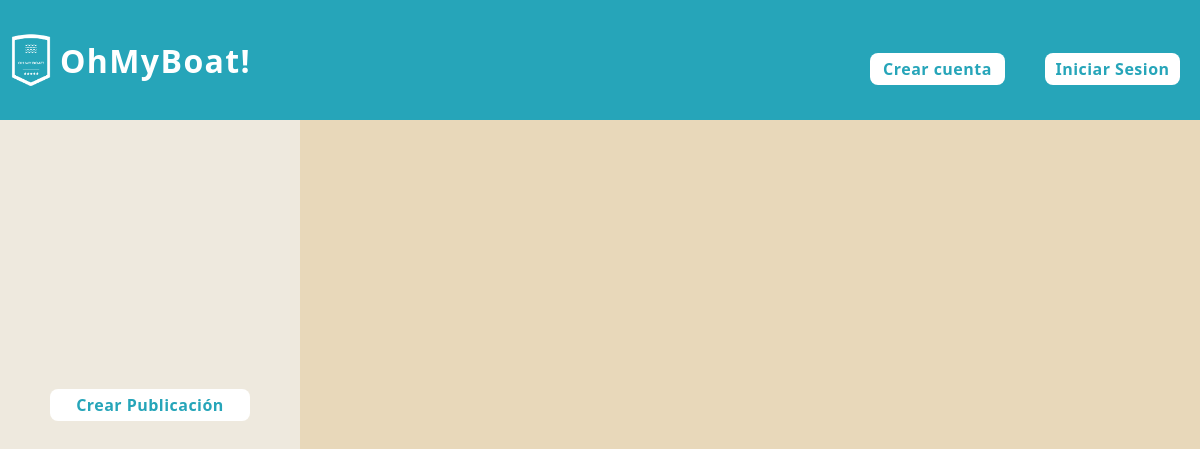
Page /home/ on the earlier database version.
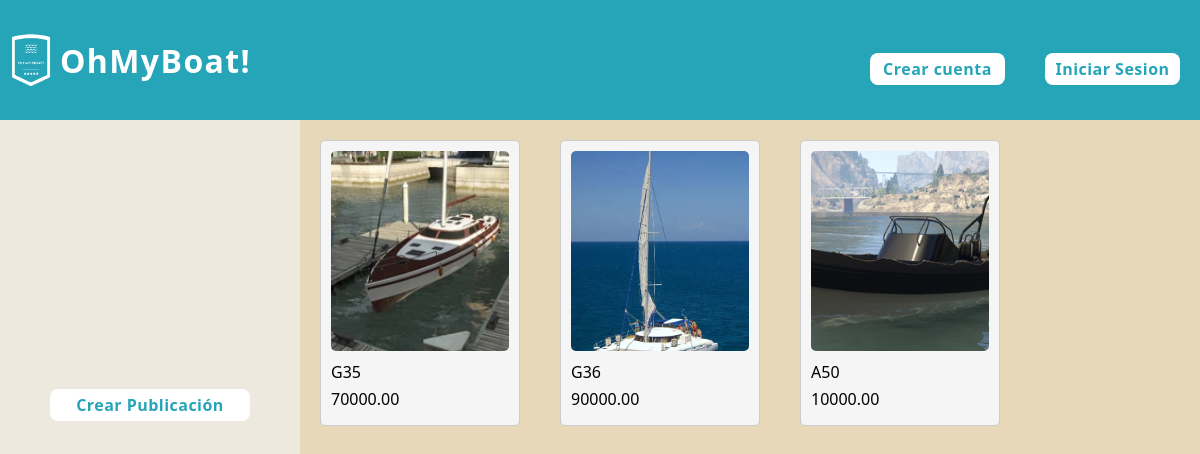
Same page on the later database version.
### publicaciones/models.py (models this page shows)
class Publicacion(models.Model):
    monto = models.DecimalField(max_digits=15, decimal_places=2, default=0)
    autor = models.ForeignKey(Usuario, on_delete=models.SET_NULL, null=True)
    embarcacion = models.OneToOneField(Embarcacion, on_delete=models.SET_NULL, null=True)
    descripcion = models.CharField(max_length=250)

### embarcaciones/models.py (models this page shows)
class Embarcacion(models.Model):
    matricula = models.CharField(max_length=100, unique=True)
    modelo = models.CharField(max_length=100)
    tipo = models.ForeignKey(TipoEmbarcacion, on_delete=models.SET_NULL, null=True)
    m_eslora = models.DecimalField(max_digits=5, decimal_places=2)
    m_manga = models.DecimalField(max_digits=5, decimal_places=2)
    m_calado = models.DecimalField(max_digits=5, decimal_places=2)
    motor = models.BooleanField(default=False)
    deuda = models.DecimalField(max_digits=10, decimal_places=2, default=0)
    sede = models.ForeignKey(Sede, on_delete=models.SET_NULL, null=True)
    dueño = models.ForeignKey(Usuario, on_delete=models.CASCADE)

### inicio/views.py (the view)
# urls.py: path('', include('inicio.urls')),
def inicio(request):
    publicaciones = Publicacion.objects.all()
    for publicacion in publicaciones:
        post_image = ImagenEmbarcacion.objects.filter(embarcacion=publicacion.embarcacion.id)
        publicacion.imagen = post_image[0].nombre_especifico
    return render(request, 'index.html', {'publicaciones' : publicaciones})

### inicio/templates/index.html (shortened to what this page needs)
{% extends 'layouts/base.html' %}
{% load static %}
{% block style %}
    <link rel="stylesheet" type="text/css" href="{% static 'styles/index_main.css' %}">
{% endblock %}
{% block listnav %}
    {% if request.user.is_authenticated %}
        <li class="modal"><a id="cerrar-sesion" class="normal"  href=""><i class="fa-solid fa-arrow-right-from-bracket"></i></a>
            <div id="mensaje-cerrar-sesion" class="mensaje" style="display: none;">
                <p>Estas seguro de cerrar la sesion?</p>
                <a href="{% url 'cerrar sesion' %}" class="buton2">Confirmar</a>
            </div>
        </li>
    {% else %}
        <li><a href="{% url 'crear cuenta' %}" class="buton">Crear cuenta</a></li>
        <li><a href="{% url 'iniciar sesion' %}" class="buton">Iniciar Sesion</a></li>
    {% endif %}
{% endblock %}
{% block content %}
    <aside>
        <ul>
            <li>
                <a href="{% url 'crear publicacion' %}" class="button">Crear Publicación</a>
            </li>
        </ul>
    </aside>
    {% if mensaje %}
        <div class="window-mensaje">
            <div class="mensaje-content">
                <p class="mensaje-content-text">{{ mensaje }}</p>
                <div class="mensaje-content-button"><a href="{% url 'home' %}">Aceptar</a></div>
            </div>
        </div>
    {% else %}
        <div class="publicacion-container">
            {% for post in publicaciones %}
                <div class="publicacion">
                    {% with 'imagenes_embarcaciones/'|add:post.imagen as ruta_imagen %}
                        <a href="{% url 'ver perfil' post.autor.id %}" >
                            <img src="{% static ruta_imagen %}">
                        </a>
                    {% endwith %}
                    <p>{{ post.embarcacion.modelo }}</p>
                    <p>{{ post.monto }}</p>
                </div>
            {% endfor %}
        </div>
    {% endif %}
{% endblock %}

### inicio/templates/layouts/base.html (shortened to what this page needs)
{% load static %}
<!DOCTYPE html>
<html lang="en">
<head>
    {% block style %}
    {% endblock %}
    <link rel="stylesheet" href="{% static 'static/header.css' %}">
    <link rel="stylesheet" href="{% static 'static/aside.css' %}">
    <link rel="stylesheet" type="text/css" href="{% static 'static/index_main.css' %}">
    <link rel="stylesheet" href="https://cdnjs.cloudflare.com/ajax/libs/font-awesome/6.5.2/css/all.min.css" />
</head>
<body>
    <header>
       <div>
        <a href="{% url 'home' %}">
            <div class="logo">
                <h1>OhMyBoat!</h1>
            </div>
        </a>
        <nav>
            <ul>
                {% block listnav %}
                {% endblock %}
            </ul>
        </nav>
       </div>
    </header>
    {% block content %}
    {% endblock %}
</body>
</html>

### inicio/static/static/index_main.css (style rules this page uses)
:root { --green: hsl(162, 45%, 56%); --lead: hsl(162, 2%, 56%); --blue: hsl(202, 89%, 71%); --text-white: hsl(0, 0%, 100%); --text-light-gray: hsl(0, 0%, 90%); --body-bg-color:hsl(200, 51%, 32%); --glass-bg-color: hsla(0, 0%, 100%, 0.05); --border-color: hsla(0, 0%, 100%, 0.25); --blur: blur(10px); --button-hover-color: hsla(0, 0%, 0%, 0.3); }
body { margin-top: 120px; background-color: #e8d8ba; }
.publicacion-container { margin-left: 300px; display: flex; flex-wrap: wrap; justify-content: left; }
.publicacion { background-color: whitesmoke; min-width: 200px; width: 22%; margin: 20px; padding: 10px; border: 1px solid #ccc; border-radius: 5px; }
.publicacion img { width: 100%; height: auto; border-radius: 5px; }
.publicacion p { margin: 5px 0; }
.publicacion img { width: 100%; height: 200px; object-fit: cover; border-radius: 5px; }

### inicio/static/static/header.css (style rules this page uses)
* { margin: 0; padding: 0; box-sizing: border-box; font-family: 'Segoe UI', Tahoma, Geneva, Verdana, sans-serif; }
header { background-color: #26a5b9; position: fixed; top: 0; left: 0; width: 100%; z-index: 2; }
header > div { max-width: 1360px; margin: auto; display: flex; justify-content: space-between; align-items: center; height: 120px; }
.logo > h1 { color: #fff; position: relative; text-align: center; letter-spacing: 1.4px; }
.logo { margin-left: 60px; }
.logo > h1::before { content: ''; background-image: url('images/Oh_My_Boat_logo_2.jpg'); position: absolute; background-size: 50px; background-position: center; background-repeat: no-repeat; width: 70px; height: 70px; top: 50%; left: -15%; transform: translate(-50%, -50%); }
ul { display: flex; list-style: none; align-items: center; }
li { margin: 20px; }
a { text-decoration: none; }
nav { display: flex; align-items: center; margin-top: 17px; }
.buton { width: 135px; height: 4vh; border: none; background-color: #ffffff; border-radius: 8px; display: flex; justify-content: center; text-decoration: none; align-items: center; cursor: pointer; letter-spacing: 0.03em; font-weight: 600; font-style: normal; font-size: 1rem; color: #26a5b9; transition: all 0.10s; -webkit-box-shadow: 0px 0px 4px 1px rgba(255,255,255,0); -moz-box-shadow: 0px 0px 4px 1px rgba(255,255,255,0); box-shadow: 0px 0px 4px 1px rgba(255,255,255,0); }

### inicio/static/static/aside.css (style rules this page uses)
aside { background-color: #eee9de; width: 300px; height: 100vh; position: fixed; top: 0; left: 0; display: flex; justify-content: center; align-items: center; z-index: 1; }
aside ul { list-style: none; padding: 0; }
aside li { margin-bottom: 10px; }
aside a { display: block; text-align: center; color: #333; text-decoration: none; border-radius: 5px; transition: background-color 0.3s ease; }
.button { width: 200px; height: 4vh; border: none; background-color: #fff; border-radius: 8px; display: flex; justify-content: center; text-decoration: none; align-items: center; cursor: pointer; letter-spacing: 0.03em; font-weight: 600; font-style: normal; font-size: 1rem; color: #26a5b9; transition: all 0.10s; -webkit-box-shadow: 0px 0px 4px 1px rgba(255,255,255,0); -moz-box-shadow: 0px 0px 4px 1px rgba(255,255,255,0); box-shadow: 0px 0px 4px 1px rgba(255,255,255,0); }

Differences in the rows shown:
added Publicacion: embarcacion.modelo "G35", monto "70000.00"
added Publicacion: embarcacion.modelo "G36", monto "90000.00"
added Publicacion: embarcacion.modelo "A50", monto "10000.00"
